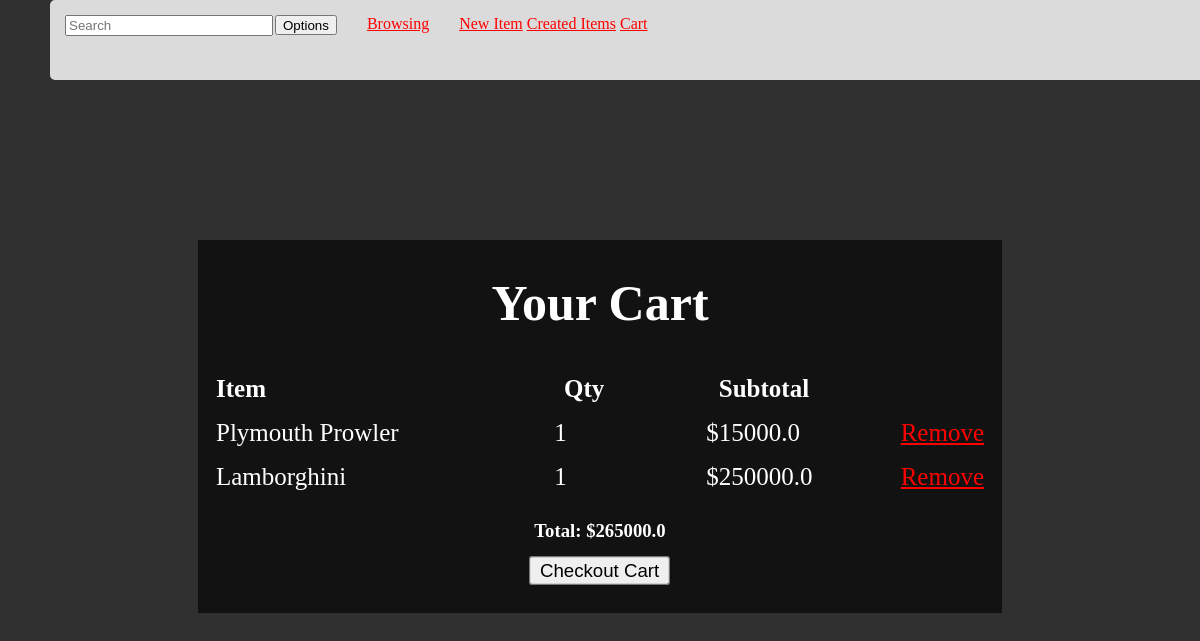
/cart/ (signed in), run on an earlier commit of the app's database.
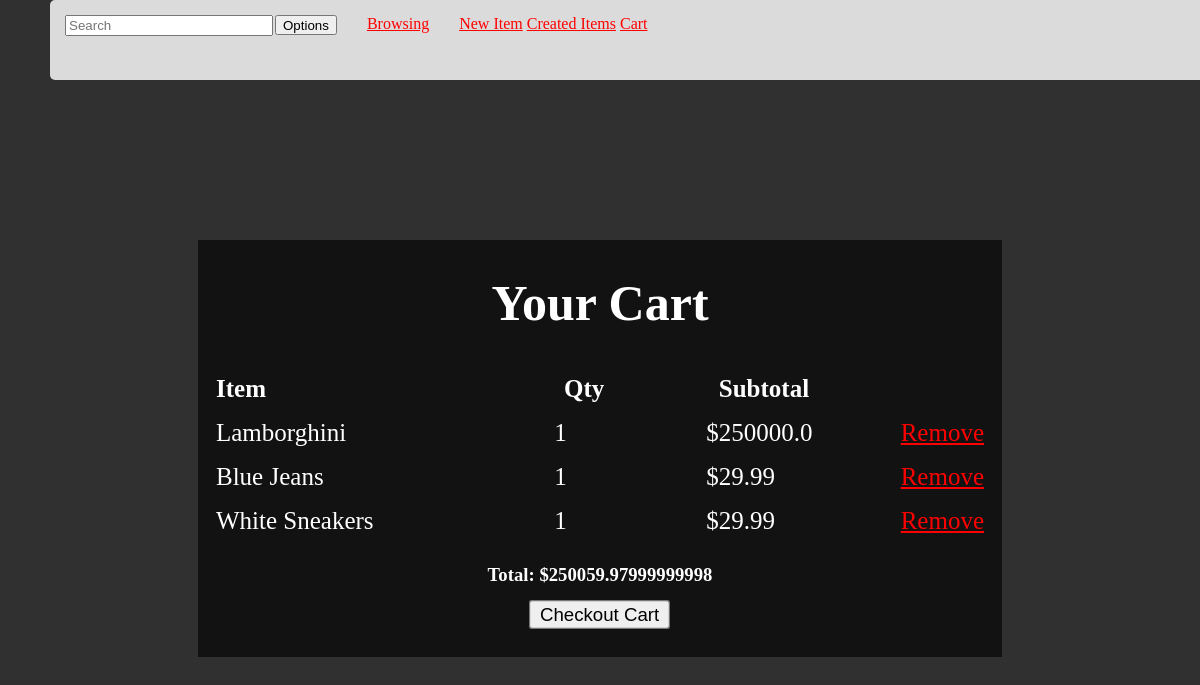
And on a later commit of the database.
### cart/models.py (models this page shows)
class CartItem(models.Model):
    cart = models.ForeignKey(Cart, related_name="items", on_delete=models.CASCADE)
    item = models.ForeignKey(Item,on_delete=models.CASCADE)
    quantity = models.PositiveIntegerField(default=1)
    def subtotal(self):
        return self.item.price * self.quantity

### items/models.py (models this page shows, shortened)
class Item(models.Model):
    category = models.ForeignKey(Category,related_name='items',on_delete=models.CASCADE)
    name = models.CharField(max_length=225)
    description = models.TextField(blank=True)
    price = models.FloatField()
    image = models.ImageField(upload_to='item_images', blank=True)
    is_sold = models.BooleanField(default=False)
    created_by = models.ForeignKey(User, related_name='items', on_delete=models.CASCADE)
    created_at = models.DateTimeField(auto_now_add=True)

### cart/views.py (the view)
# urls.py: path("", views.cart, name="Home"),
@login_required
def cart(request):
     cart, created = Cart.objects.get_or_create(user=request.user)
     items = cart.items.all()
     total = cart.total()
     return render(request,"cart/cart.html", {
         "cart":cart,
         'items':items,
         'total':total
     })

### cart/models.py (called while the page is built)
    def total(self):
        return sum(item.subtotal() for item in self.items.all())

### cart/templates/cart/cart.html
{% extends "app/base.html" %}
{% block content %}
<div class='cart-entire-page'>
    <div class='cart-page-card'>
        <h1 class='your-cart-text'>Your Cart</h1>
        {% if items %}
        <table class='cart-table'>
            <tr class='cart-desc-table'>
                <th>Item</th>
                <th>Qty</th>
                <th>Subtotal</th>
                <th></th>
            </tr>
            {% for cart_item in items %}
            <tr class='cart-var-table'>
                <td>{{ cart_item.item.name }}</td>
                <td>{{ cart_item.quantity }}</td>
                <td>${{ cart_item.subtotal }}</td>
                <td>
                    <a class='cart-remove-button' href="{% url 'Cart:remove' cart_item.item.id %}">Remove</a>
                </td>
            </tr>
            {% endfor %}
        </table>
        <h3 class'cart-total-text'>Total: ${{ total }}</h3>
        <a class='checkout-cart-button' href="{% url 'Cart:checkout_cart' %}"><button>Checkout Cart</button></a>
        {% else %}
        <p>Your cart is empty.</p>
        {% endif %}
    </div>
</div>
{% endblock %}

### app/templates/app/base.html (shortened to what this page needs)
{% load static %}
<!DOCTYPE html>
<html lang="en">
<head>
    <link rel="stylesheet" href="{% static 'common.css' %}">
    <link rel="stylesheet" href="{% static 'home.css' %}">
    <link rel="stylesheet" href="{% static 'sign_up.css' %}">
    <link rel="stylesheet" href="{% static 'items/detail.css' %}">
    <link rel="stylesheet" href="{% static 'new_item_page.css' %}">
    <link rel="stylesheet" href="{% static 'cart_page.css' %}">
</head>
<body id="body">
<div id='navbar'>
    <div id='searchbar'>
        <form method="get" action="{% url 'app:search' %}">
            <input type='text' name='query' value=""{{ query }} placeholder='Search'>
        </form>
    </div>
    <div id='options'>
        <button class='options-button'>Options</button>
    </div>
    <a class='browsing-button' href="{% url 'item:browsing' %}">Browsing</a>
    {% if request.user.is_authenticated %}
        <div class='authenticated-nav-links'>
            <a href="{% url 'item:new' %}">New Item</a>
            <a href="{% url 'dashboard:createditems' %}">Created Items</a>
            <a href="{% url 'Cart:Home' %}">Cart</a>
        </div>
    {% else %}
        <div class='navigation-buttons'>
            <a class='login-button' href="{% url 'app:login' %}">Login</a>
            <a class='singup-button' href="{% url 'app:signup' %}">SignUp</a>
        </div>
    {% endif %}
</div>
    {% block content %} {% endblock content %}
</body>
</html>

### app/static/common.css (style rules this page uses)
a { color:red; }
#body { background-color: rgb(49, 48, 48); }
#navbar { position: fixed; top: 0; width: 100vw; height:10vh; background-color: rgb(219, 219, 219); padding: 0px; margin: 0px; margin-left: 50px; display: flex; overflow: hidden; z-index: 1000; border-radius: 5px; }
#searchbar { margin-top: 15px; margin-bottom: 15px; margin-left: 15px; }
#options { margin-top: 15px; margin-bottom: 15px; margin-left: 2px; display: flex; }
.options-button { height: 20px; }
.navigation-buttons, .authenticated-nav-links, .browsing-button { margin-top:15px; margin-left:30px; }

### app/static/sign_up.css (style rules this page uses)
body { margin: 0; min-height:100vh; }
form { display:flex; flex-direction:column; align-items:center; }
input { width:200px; height:15px; }

### app/static/cart_page.css (style rules this page uses)
.cart-entire-page { overflow:hidden; color:white; }
.cart-page-card { width:67%; height:auto; margin:0 auto; margin-top:30vh; background-color:rgb(18, 18, 18); display:flex; flex-direction:column; justify-content:center; align-items:center; }
.cart-table { width:100%; table-layout:fixed; }
.cart-table th, .cart-table td { text-align:left; padding:1vh 2vh; }
.cart-table th:nth-child(1), .cart-table td:nth-child(1) { width:50% }
.cart-table th:nth-child(2), .cart-table td:nth-child(2) { width:15% }
.cart-table th:nth-child(3), .cart-table td:nth-child(3) { width:20% }
.cart-table th:nth-child(4), .cart-table td:nth-child(4) { width:15% }
.your-cart-text { font-size:50px; }
.cart-var-table, .cart-desc-table { font-size:25px; display:flex; gap:5vh; justify-content:center; }
.cart-remove-button { margin-left:2vh; }
.checkout-cart-button { transform:scale(1.4); margin-bottom:4vh; }

What changed in the data, as far as the page shows it:
removed CartItem: item.name "Plymouth Prowler", quantity "1", subtotal "15000.0"
added CartItem: item.name "Blue Jeans", quantity "1", subtotal "29.99"
added CartItem: item.name "White Sneakers", quantity "1", subtotal "29.99"
Also different on the page:
{{ total }}: "265000.0" → "250059.97999999998"
